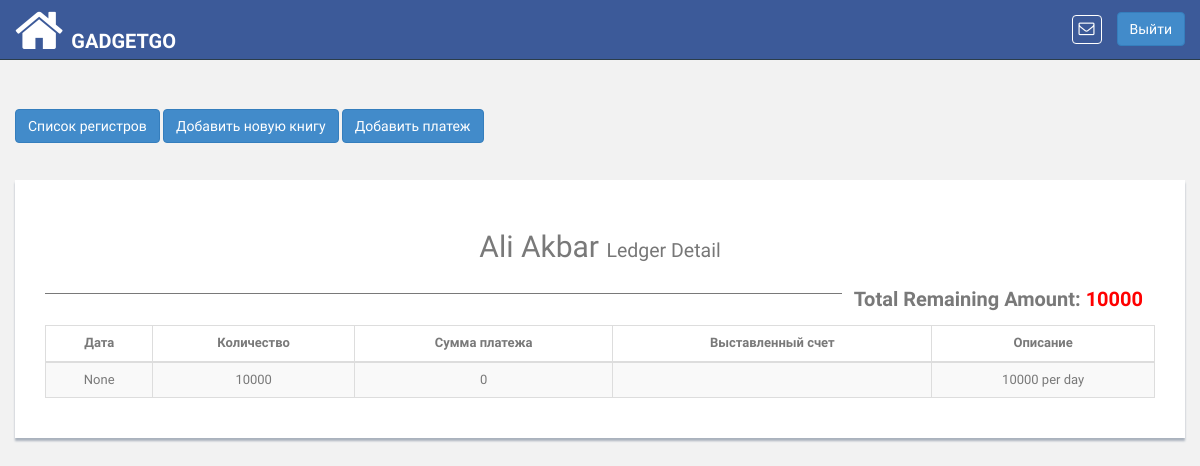
The app's page /ledger/customer/36/ledger/details/ (signed in) with its own data.
### pis_com/models.py (models this page shows, shortened)
class Customer(models.Model):
    retailer = models.ForeignKey(
        'pis_retailer.Retailer',
        related_name='retailer_customer',
        on_delete=models.CASCADE
    )
    customer_name = models.CharField(max_length=200)
    customer_phone = models.CharField(max_length=20, blank=True, null=True)
    customer_type=models.CharField(max_length=200, default='customer', blank=True, null=True)
    address = models.TextField(max_length=500, blank=True,null=True)
    shop = models.CharField(max_length=200, blank=True, null=True)

### pis_ledger/models.py (models this page shows, shortened)
class Ledger(DatedModel):
    retailer = models.ForeignKey(
        'pis_retailer.Retailer', related_name='retailer_ledger', blank=True, null=True,on_delete=models.CASCADE)
    customer = models.ForeignKey(
        'pis_com.Customer', related_name='customer_ledger',on_delete=models.CASCADE
    )
    invoice = models.ForeignKey(
        'pis_sales.SalesHistory', related_name='ledger_invoice',
        blank=True, null=True,on_delete=models.CASCADE
    )
    person=models.CharField(max_length=200, default='customer', blank=True, null=True)
    amount = models.DecimalField(
        max_digits=65, decimal_places=2, default=0, blank=True, null=True
    )
    payment = models.DecimalField(
        max_digits=65, decimal_places=2, default=0, blank=True, null=True
    )
    payment_type = models.CharField(max_length=200, blank=True, null=True)
    description = models.TextField(max_length=200, blank=True, null=True)
    dated = models.DateField(null=True, blank=True)

### pis_ledger/views.py (the view)
# urls.py: re_path(r'^customer/(?P<customer_id>\d+)/ledger/details/$',CustomerLedgerDetailsView.as_view(),name='customer_ledger_detail'),
class CustomerLedgerDetailsView(TemplateView):
    template_name = 'ledger/customer_ledger_details.html'
    def dispatch(self, request, *args, **kwargs):
        if not self.request.user.is_authenticated:
            return HttpResponseRedirect(reverse('login'))
        return super(
            CustomerLedgerDetailsView, self).dispatch(request, *args, **kwargs)
    def get_context_data(self, **kwargs):
        context = super(
            CustomerLedgerDetailsView, self).get_context_data(**kwargs)
        try:
            customer = Customer.objects.get(
                id=self.kwargs.get('customer_id')
            )
        except Customer.DoesNotExist:
            raise Http404
        ledgers = customer.customer_ledger.all()
        if ledgers:
            ledger_total = ledgers.aggregate(Sum('amount'))
            ledger_total = float(ledger_total.get('amount__sum'))
            context.update({
            })
        else:
            ledger_total = 0
        if ledgers:
            payment_total = ledgers.aggregate(Sum('payment'))
            payment_total = float(payment_total.get('payment__sum'))
            context.update({
            })
        else:
            payment_total = 0
        context.update({
            'customer': customer,
            'ledgers': ledgers.order_by('-dated'),
            'ledger_total': '%g' % ledger_total,
            'payment_total': '%g' % payment_total,
            'remaining_amount': '%g' % (ledger_total - payment_total)
        })
        return context

### pis_com/templatetags/template_tags.py (called while the page is built)
@register.simple_tag
def product_notifications(retailer_id):
    return Product.objects.filter(retailer__id=retailer_id)

### pis_product/models.py (called while the page is built)
    def __unicode__(self):
        return self.name

    def product_available_items(self):
        try:
            obj_stock_in = self.stockin_product.aggregate(Sum('quantity'))
            stock_in = float(obj_stock_in.get('quantity__sum'))
        except:
            stock_in = 0
        try:
            obj_stock_out = self.stockout_product.aggregate(
                Sum('stock_out_quantity'))
            stock_out = float(obj_stock_out.get('stock_out_quantity__sum'))
        except:
            stock_out = 0
        return  stock_in - stock_out

### templates/ledger/customer_ledger_details.html (shortened to what this page needs)
{% extends 'base.html' %}
{% block content %}
<br>
<a href="{% url 'ledger:customer_ledger_list'%}"><button type="button" id="back-customer" class="btn btn-primary" id="load" data-loading-text="<i class='fa fa-circle-o-notch fa-spin'></i>Processing">Список регистров</button></a>
<a href="{% url 'ledger:add_ledger' customer_id=customer.id %}"><button type="button" id="ledger-customer" class="btn btn-primary" id="load" data-loading-text="<i class='fa fa-circle-o-notch fa-spin'></i>Processing">Добавить новую книгу</button></a>
<a href="{% url 'ledger:add_payment' customer_id=customer.id %}"><button type="button" id="payment-customer" class="btn btn-primary" id="load" data-loading-text="<i class='fa fa-circle-o-notch fa-spin'></i>Processing">Добавить платеж</button></a>
<br><br><br>
<div class="container-fluid">
    <div class="row">
        <div class="content-panel">
            <div class="panel-body table-responsive">
            <h2 class="text-center">{{ customer.customer_name|title }} <small>Ledger Detail</small></h2>
            {% if ledgers %}
            <div class="col-lg-12 col-md-12 col-sm-12">
                        <div style="float: right; padding: 12px; font-size: 20px">
                            <strong style="float: right">Total Remaining Amount: <span style="color: red">{{ remaining_amount|floatformat:-2 }}</span></strong>
                        </div>
                        <hr>
                        <table class="table table-striped table-advance table-bordered table-hover ledger-table table-responsive">
                            <thead>
                            <tr>
                                <th class="text-center">Дата</th>
                                <th class="text-center">Количество</th>
                                <th class="text-center">Сумма платежа</th>
                                <th class="text-center">Выставленный счет</th>
                                <th class="text-center">Описание</th>
                            </tr>
                            </thead>
                            <tbody class="item-table-body text-center">
                            {% for ledger in ledgers %}
                            <tr>
                                <td>{{ ledger.dated }}</td>
                                <td>{{ ledger.amount|floatformat:-2}}</td>
                                <td>{{ ledger.payment|floatformat:-2}}</td>
                                <td>{{ ledger.invoice.receipt_no }}</td>
                                <td>{{ ledger.description }}</td>
                            </tr>
                            {% endfor %}
                            </tbody>
                        </table>
                {% endif %}
                    </div>
                </div>
            </div>
        </div>
    </div>
{% endblock %}

### app_static/css/style.css (style rules this page uses)
body { color: #797979; background: #f2f2f2; font-family: 'Ruda', sans-serif; padding: 0px !important; margin: 0px !important; font-size:13px; }
a, a:hover, a:focus { text-decoration: none; outline: none; }
hr { margin-top: 20px; margin-bottom: 20px; border: 0; border-top: 1px solid #797979; }
.content-panel { background: #ffffff; box-shadow: 0px 3px 2px #aab2bd; padding-top: 15px; padding-bottom: 5px; }

### records on screen
Customer: customer_name "Ali Akbar"
Ledger: dated "None", amount "10000", payment "0", description "10000 per day"

### other values on screen
{{ remaining_amount|floatformat:-2 }} "10000"
